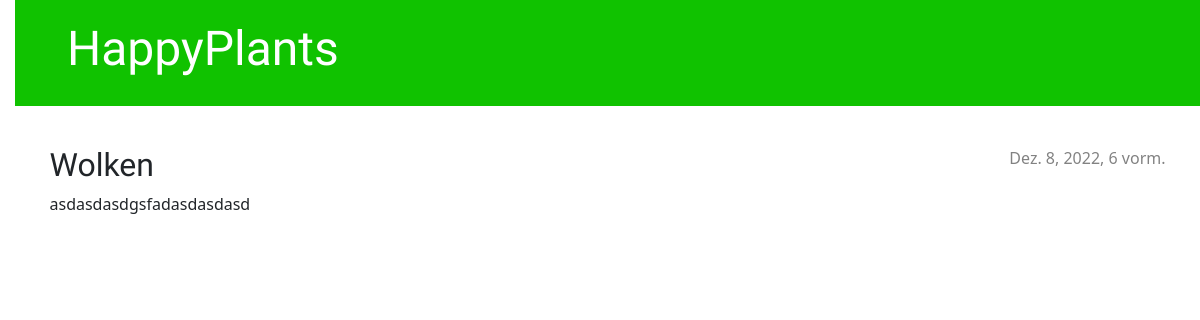
Before: /post/2/ with the older database file.
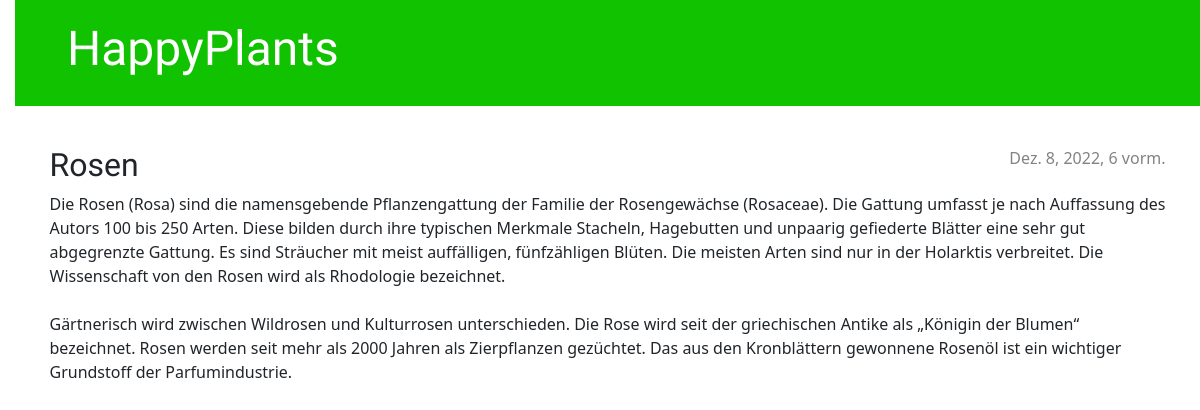
After: the same page with the newer database file.
### blog/models.py (models this page shows, shortened)
class Post(models.Model):
    author = models.ForeignKey(settings.AUTH_USER_MODEL, on_delete=models.CASCADE)
    title = models.CharField(max_length=200)
    text = models.TextField()
    created_date = models.DateTimeField(default=timezone.now)
    published_date = models.DateTimeField(blank=True, null=True)

### blog/views.py (the view)
# urls.py: path('post/<int:pk>/', views.post_detail, name='post_detail'),
def post_detail(request, pk):
    post = get_object_or_404(Post, pk=pk)
    return render(request, 'blog/post_detail.html', {'post': post})

### blog/templates/blog/post_detail.html
{% extends 'blog/base.html' %}
{% block content %}
    <article class="post">
        {% if post.published_date %}
            <time class="date">
                {{ post.published_date }}
            </time>
        {% endif %}
        <h2>{{ post.title }}</h2>
        <p>{{ post.text|linebreaksbr }}</p>
    </article>
{% endblock %}

### blog/templates/blog/base.html (shortened to what this page needs)
{% load static %}
<!DOCTYPE html>
<html>
    <head>
        <link rel="stylesheet" href="https://cdn.jsdelivr.net/npm/bootstrap@5.1.3/dist/css/bootstrap.min.css">
        <link rel="stylesheet" href="{% static 'css/blog.css' %}">
    </head>
    <body>
    <header class="page-header">
      <div class="container">
          <h1><a href="/">HappyPlants</a></h1>
      </div>
    </header>
    <main class="container">
        <div class="row">
            <div class="col">
            {% block content %}
            {% endblock %}
            </div>
        </div>
    </main>
</body>
</html>

### blog/static/css/blog.css (style rules this page uses)
h1 a, h2 a { color: #10c200; font-family: 'Lobster'; }
body { padding-left: 15px; }
.page-header { background-color: #10c200; margin-top: 0; margin-bottom: 40px; padding: 20px 20px 20px 40px; }
.page-header h1, .page-header h1 a, .page-header h1 a:visited, .page-header h1 a:active { color: #ffffff; font-size: 36pt; text-decoration: none; }
h1, h2, h3, h4 { font-family: 'Lobster', cursive; }
.date { color: #828282; }
.post { margin-bottom: 70px; }
.post > .date, .post > .actions { float: right; }

Changed rows visible on the page:
changed Post: title "Wolken" → "Rosen"; text "asdasdasdgsfadasdasdasd" → "Die Rosen (Rosa) sind die namensgebende Pflanzengattung der Familie der Rosengewächse (Rosaceae). Die Gattung umfasst je nach Auffassung des Autors 100 bis 250 Arten. Diese bilden durch ihre typischen Merkmale Stacheln, Hagebutten und unpaarig gefiederte Blätter eine sehr gut abgegrenzte Gattung. Es sind Sträucher mit meist auffälligen, fünfzähligen Blüten. Die meisten Arten sind nur in der Holarktis verbreitet. Die Wissenschaft von den Rosen wird als Rhodologie bezeichnet. Gärtnerisch wird zwischen Wildrosen und Kulturrosen unterschieden. Die Rose wird seit der griechischen Antike als „Königin der Blumen“ bezeichnet. Rosen werden seit mehr als 2000 Jahren als Zierpflanzen gezüchtet. Das…"
